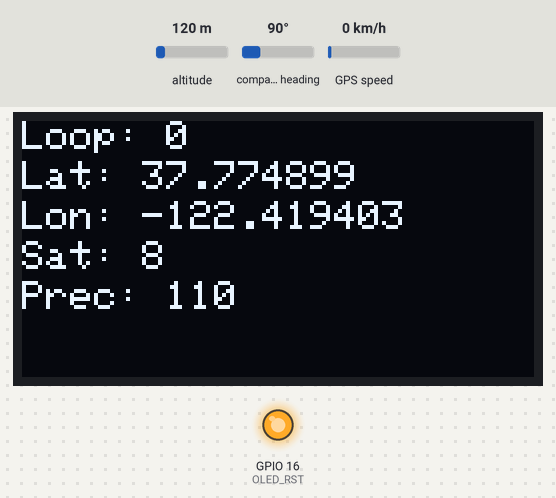
Simulated run of this sketch. Board: ESP32. Shown: 128×64 one-colour display, output pins drawn as LEDs (lit = HIGH). The test bench sets the inputs (shaded band); at power-on: altitude 120 m, compass heading 90°, GPS speed 0 km/h. The GPS gets a fix after 3 s at 37.7749, -122.4194 with 8 satellites; what the sketch prints to the serial monitor is not drawn.

Above: at 4.2 s.

The sketch:

gps_neo_6m.ino
```cpp
/* Bibliotecas para o Display OLED*/
#include <Wire.h>
#include <Adafruit_GFX.h>
#include <Adafruit_SSD1306.h>

/* Pinagem para o Display Oled */
#define OLED_SDA 4
#define OLED_SCL 15
#define OLED_RST 16
#define SCREEN_WIDTH 128
#define SCREEN_HEIGHT 64

/* Definicões do Display OLED */
Adafruit_SSD1306 display(SCREEN_WIDTH, SCREEN_HEIGHT, &Wire, OLED_RST);

/* Bibliotecas para o módulo de GPS */
#include <SoftwareSerial.h>
//#include <HardwareSerial.h>
#include <TinyGPS.h>

/* Pinagem para o módulo de GPS */
const int RX_PIN = 22; /* Ligar no TX do GPS */
const int TX_PIN = 23; /* Ligar no RX do GPS */
const int BAUD_RATE = 9600;

/* Variáveis globais para o módulo de GPS */
TinyGPS gps;
SoftwareSerial ss(RX_PIN, TX_PIN);
//HardwareSerial ss(1);

/* Estrutura de dados */
typedef struct __attribute__((__packed__))
{
  float f_latitude;
  float f_longitude;
  int i_sat;
  int i_prec;
} TDadosGPS;

void envia_medicoes_serial(TDadosGPS dados_gps);
void envia_medicoes_display(TDadosGPS dados_gps);

void envia_medicoes_serial(TDadosGPS dados_gps){
  Serial.print("LAT=");
  Serial.print(dados_gps.f_latitude, 6);
  Serial.print(" LON=");
  Serial.print(dados_gps.f_longitude, 6);
  Serial.print(" SAT=");
  Serial.print(dados_gps.i_sat);
  Serial.print(" PREC=");
  Serial.println(dados_gps.i_prec);
}

bool verifica = true;

void envia_medicoes_display(TDadosGPS dados_gps){
  display.clearDisplay();

  if(verifica)
    verifica = false;
  else
    verifica = true;

  display.setCursor(0, 0);
  display.print("Loop: ");
  display.println(verifica);

  char str_flat[11] = {0};
  sprintf(str_flat, "%.6f", dados_gps.f_latitude);
  display.setCursor(0, 10);
  display.print("Lat: ");
  display.println(str_flat);

  char str_flon[11] = {0};
  sprintf(str_flon, "%.6f", dados_gps.f_longitude);
  display.setCursor(0, 20);
  display.print("Lon: ");
  display.println(str_flon);

  display.setCursor(0, 30);
  display.print("Sat: ");
  display.println(dados_gps.i_sat);

  display.setCursor(0, 40);
  display.print("Prec: ");
  display.println(dados_gps.i_prec);

  display.display();
}

void setup()
{
  /* Monitor Serial */
  Serial.begin(115200);

  /* Inicialização do módulo GPS */
  ss.begin(BAUD_RATE);
  //ss.begin(BAUD_RATE, SERIAL_8N1, RX_PIN, TX_PIN);

  /* Preparando a inicialização do display OLED */
  pinMode(OLED_RST, OUTPUT);
  digitalWrite(OLED_RST, LOW);
  delay(20);
  digitalWrite(OLED_RST, HIGH);

  /* Inicialização do display OLED */
  Wire.begin(OLED_SDA, OLED_SCL);
  if(!display.begin(SSD1306_SWITCHCAPVCC, 0x3c, false, false)) /* Address 0x3C for 128x32 */
  {
    Serial.println(F("Falha no Display Oled"));
    for(;;); // Don't proceed, loop forever
  }
  else /* Se der tudo certo */
  {
    Serial.print("Simple TinyGPS library v. ");
    Serial.println(TinyGPS::library_version());
    Serial.println("by Mikal Hart");
    Serial.println();

    display.clearDisplay();
    display.setTextColor(WHITE);
    display.setTextSize(1);
    display.setCursor(0,0);
    display.print("Display Ok");
    display.display();
    delay(2000);
  }
}

void loop()
{
  TDadosGPS dados_gps;
  bool newData = false;
  unsigned long chars;
  unsigned short sentences, failed;
  float f_latitude, f_longitude;
  unsigned long idade;

  /* Por um segundo, analisamos os dados do GPS e relatamos alguns valores-chave */
  for (unsigned long start = millis(); millis() - start < 1000;)
  {
    while (ss.available())
    {
      char c = ss.read();
      if (gps.encode(c)) /* Uma nova frase válida entrou? */
        newData = true;
    }
  }

  if (newData)
  {
    gps.f_get_position(&f_latitude, &f_longitude, &idade);
    dados_gps.f_latitude = f_latitude == TinyGPS::GPS_INVALID_F_ANGLE ? 0.0 : f_latitude;
    dados_gps.f_longitude = f_longitude == TinyGPS::GPS_INVALID_F_ANGLE ? 0.0 : f_longitude;
    dados_gps.i_sat = gps.satellites() == TinyGPS::GPS_INVALID_SATELLITES ? 0 : gps.satellites();
    dados_gps.i_prec = gps.hdop() == TinyGPS::GPS_INVALID_HDOP ? 0 : gps.hdop();

    envia_medicoes_serial(dados_gps);
    envia_medicoes_display(dados_gps);
  }
  else
  {
    gps.stats(&chars, &sentences, &failed);
    Serial.print(" CHARS=");
    Serial.print(chars);
    Serial.print(" SENTENCES=");
    Serial.print(sentences);
    Serial.print(" CSUM ERR=");
    Serial.println(failed);
    if (chars == 0)
      Serial.println("** Nenhum caractere recebido do GPS: verifique a fiação **");
  }
}
```

Measured:
- what the display in image 0 shows lasts 1.0 s, from 4.1 s to 5.1 s
